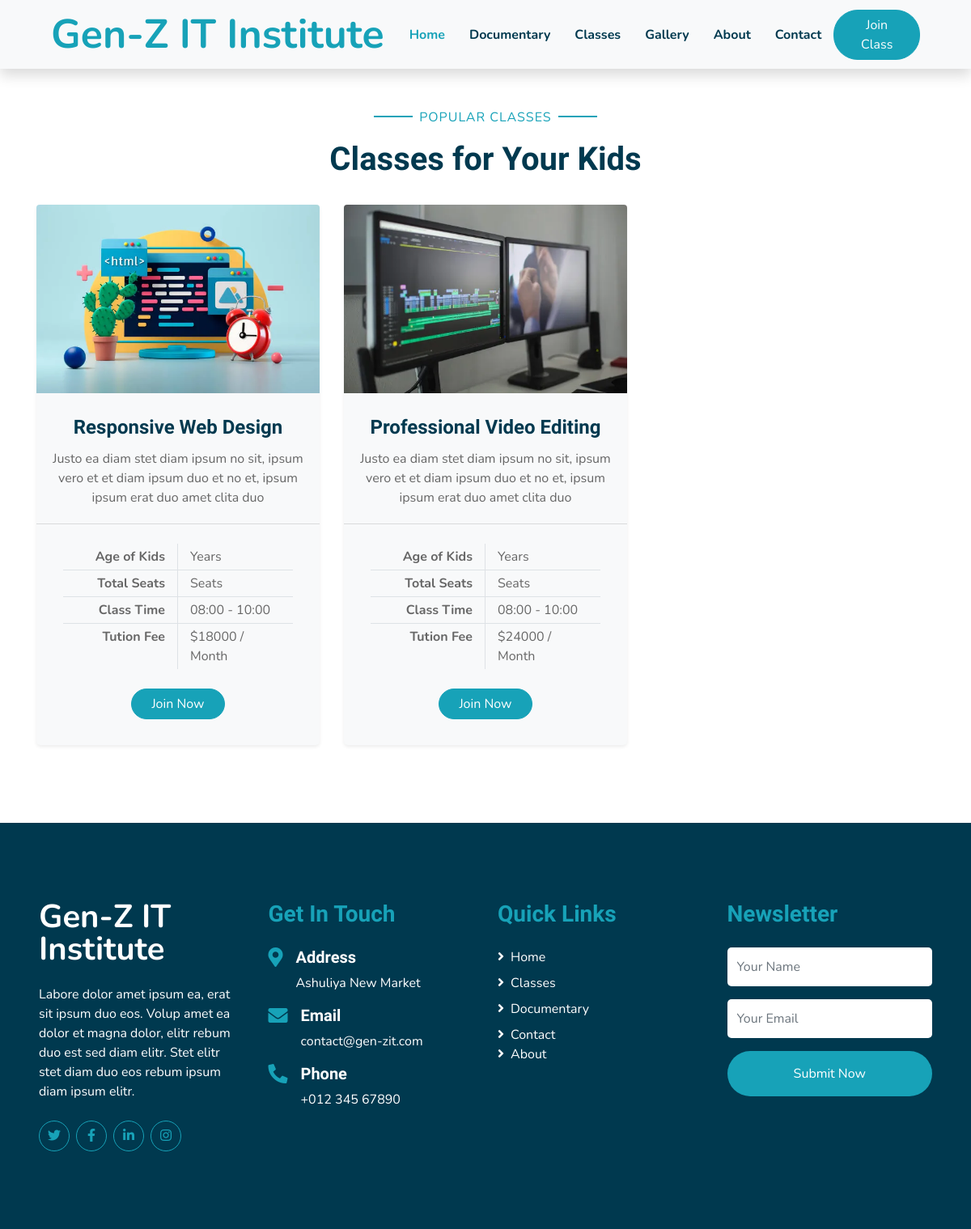
The page /class/ on the database its author committed.
### course/models.py (models this page shows, shortened)
class courseModel(models.Model):
    title=models.CharField(max_length=30, unique=True)
    image = models.ImageField(upload_to='course')
    description = models.TextField(max_length=200, unique=True)
    duration = models.CharField(max_length=10)
    classNumber = models.IntegerField()
    price = models.IntegerField()

### course/views.py (the view)
# urls.py: path('', classPage, name='class'),
def classPage(request):
    course = courseModel.objects.all()
    context={
        'course':course,
    }
    return render(request, 'class.html', context)

### templates/class.html (shortened to what this page needs)
{% extends 'base/core.html' %}
{% load static %}
{% block body %}
    <div class="container-fluid pt-5">
        <div class="container">
            <div class="text-center pb-2">
                <p class="section-title px-5"><span class="px-2">Popular Classes</span></p>
                <h1 class="mb-4">Classes for Your Kids</h1>
            </div>
            <div class="row">
                {% for course in course %}
                <div class="col-lg-4 mb-5">
                    <div class="card border-0 bg-light shadow-sm pb-2">
                        <img class="card-img-top mb-2" src="{{ course.image.url }}" alt="">
                        <div class="card-body text-center">
                            <h4 class="card-title">{{ course.title }}</h4>
                            <p class="card-text">Justo ea diam stet diam ipsum no sit, ipsum vero et et diam ipsum duo et no et, ipsum ipsum erat duo amet clita duo</p>
                        </div>
                        <div class="card-footer bg-transparent py-4 px-5">
                            <div class="row border-bottom">
                                <div class="col-6 py-1 text-right border-right"><strong>Age of Kids</strong></div>
                                <div class="col-6 py-1">{{ course.ageLimit }} Years</div>
                            </div>
                            <div class="row border-bottom">
                                <div class="col-6 py-1 text-right border-right"><strong>Total Seats</strong></div>
                                <div class="col-6 py-1">{{ course.seat }} Seats</div>
                            </div>
                            <div class="row border-bottom">
                                <div class="col-6 py-1 text-right border-right"><strong>Class Time</strong></div>
                                <div class="col-6 py-1">08:00 - 10:00</div>
                            </div>
                            <div class="row">
                                <div class="col-6 py-1 text-right border-right"><strong>Tution Fee</strong></div>
                                <div class="col-6 py-1">${{ course.price }} / Month</div>
                            </div>
                        </div>
                        <a href="{% url 'booking' %}" class="btn btn-primary px-4 mx-auto mb-4">Join Now</a>
                    </div>
                </div>
                {% endfor %}
            </div>
        </div>
    </div>
{% endblock %}

### rows shown on the page
courseModel: image (picture), title "Responsive Web Design", price "18000"
courseModel: image (picture), title "Professional Video Editing", price "24000"
